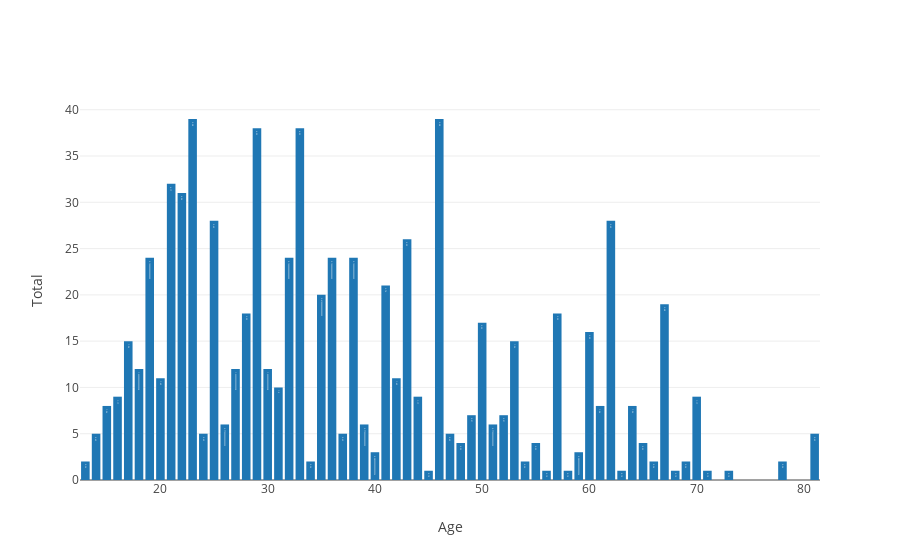

Here is the notebook cell this chart was saved with:
### Markdown cell above
## Analyzing the distribution of age in the population

### Code cell
print('Describing the variable Age')
display(data_complete_en['Age'].describe())
print('Count of each value in Age expresed as age / amount')
display(data_complete_en['Age'].value_counts().sort_index())
print('Percentage of each value in Age expresed as age / percentage')
display(data_complete_en['Age'].value_counts(
    normalize=True).sort_index().round(4) * 100)

data2 = [go.Bar(x=data_complete_en['Age'].unique(),
                y=data_complete_en['Age'].value_counts().sort_index(),
                text=(data_complete_en['Age'].value_counts(
                    normalize=True).sort_index().round(4) * 100),
                name='Age')]
layout2 = go.Layout(
    xaxis=go.layout.XAxis(
        title='Age'
    ),
    yaxis=go.layout.YAxis(
        title="Total"),
    bargap=0.2,
)
fig2 = go.Figure(data=data2, layout=layout2)
iplot(fig2)
plt.show()

### Figure 1 — Plotly figure (JSON) as saved in the notebook; plotly's stock layout.template omitted (floating-point values rounded to 4 significant figures)
{"data": [{"name": "Age", "text": [0.65, 3.65, 2.35, 1.3, 0.65, 1.43, 1.56, 1.43, 3.13, 2.09, 2.61, 5.08, 2.74, 4.04, 4.95, 5.08, 4.17, 4.95, 3.13, 3.13, 3.13, 3.39, 3.65, 2.22, 2.35, 2.48, 1.96, 1.17, 1.17, 1.56, 1.56, 1.04, 1.04, 1.96, 1.17, 0.65, 0.52, 0.78, 0.78, 0.26, 1.04, 0.52, 0.91, 0.65, 0.78, 0.13, 0.26, 0.65, 0.39, 0.91, 0.13, 0.39, 0.26, 0.26, 0.52, 0.13, 0.26, 0.13, 0.13, 0.13, 0.13, 0.26], "type": "bar", "uid": "107e4331-6ba2-4dc3-974f-ece3d492b1ee", "x": [37, 62, 28, 31, 24, 20, 30, 42, 32, 60, 35, 23, 41, 22, 33, 46, 21, 29, 36, 38, 19, 43, 25, 50, 57, 67, 53, 44, 70, 18, 27, 64, 15, 17, 16, 14, 48, 51, 26, 34, 61, 55, 52, 47, 39, 45, 13, 81, 40, 49, 56, 59, 54, 69, 65, 63, 66, 73, 71, 68, 58, 78], "y": [5, 28, 18, 10, 5, 11, 12, 11, 24, 16, 20, 39, 21, 31, 38, 39, 32, 38, 24, 24, 24, 26, 28, 17, 18, 19, 15, 9, 9, 12, 12, 8, 8, 15, 9, 5, 4, 6, 6, 2, 8, 4, 7, 5, 6, 1, 2, 5, 3, 7, 1, 3, 2, 2, 4, 1, 2, 1, 1, 1, 1, 2]}], "layout": {"bargap": 0.2, "xaxis": {"title": {"text": "Age"}}, "yaxis": {"title": {"text": "Total"}}}}
